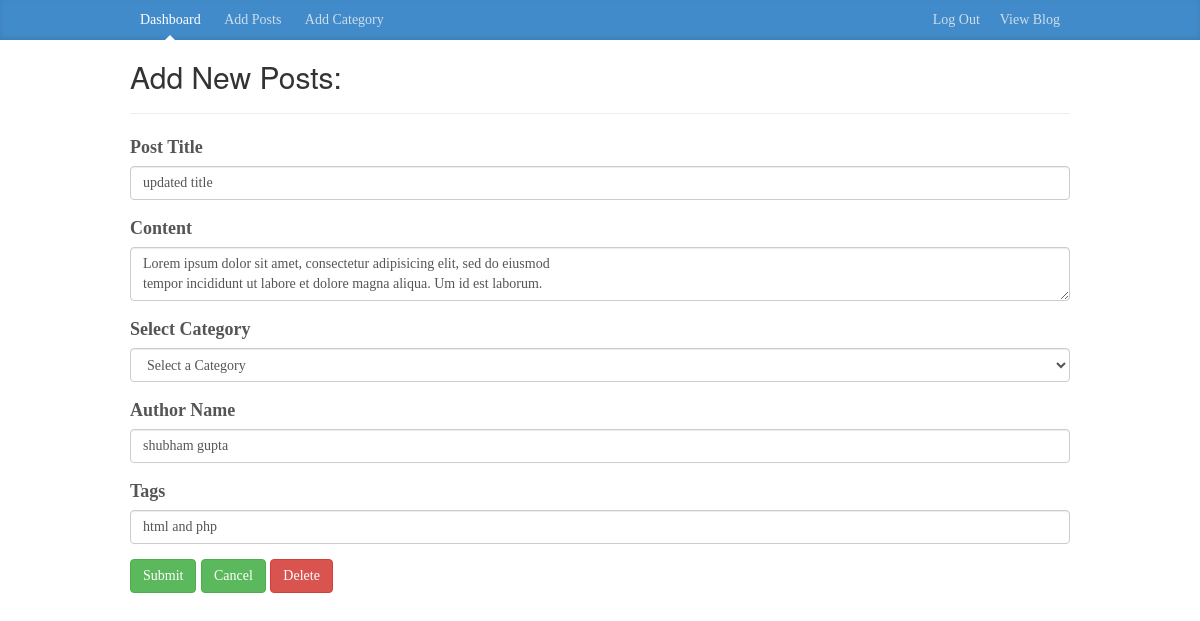
Page /admin/edit_post.php?id=1 on the committed database.
### tables this page shows
CREATE TABLE `post` (
  `id` int(11) NOT NULL,
  `category` int(11) NOT NULL,
  `title` varchar(255) NOT NULL,
  `content` text NOT NULL,
  `author` varchar(255) NOT NULL,
  `tags` text NOT NULL,
  `date` timestamp NOT NULL DEFAULT CURRENT_TIMESTAMP
);

### libs/database.php (called while the page is built, shortened)
<?php
  class Database{
    public $host = DB_HOST;
    public $user = DB_USER;
    public $pass = DB_PASS;
    public $db_name = DB_NAME;
    public $link;
    private function connect(){
      $this->link=new mysqli($this->host,$this->user,$this->pass,$this->db_name);
    }
    public function select($query){
      $result = $this->link->query($query);
      if($result->num_rows>0){
        return $result;
      }else{
        return false;
      }
    }
  }
?>

### admin/edit_post.php (the view, shortened to what this page needs)
<?php
  include '../libs/database.php';
  $db = new Database();
  $pid=$_GET['id'];
  $qu="select * from post where id = '$pid'";
  $post=$db->select($qu);
  $single = $post->fetch_array();
?>
<!DOCTYPE html>
<html lang="en">
  <head>
    <link href="../bootstrap/bootstrap.min.css" rel="stylesheet">
    <link href="../bootstrap/css/ie10-viewport-bug-workaround.css" rel="stylesheet">
    <link href="../bootstrap/css/blog.css" rel="stylesheet">
    <link href="../bootstrap/css/button.css" rel="stylesheet">
  </head>
  <body>
    <div class="blog-masthead">
      <div class="container">
        <nav class="blog-nav">
          <a class="blog-nav-item active" href="index.php">Dashboard</a>
          <a class="blog-nav-item" href="add_post.php">Add Posts</a>
          <a class="blog-nav-item" href="add_category.php">Add Category</a>
          <a class="blog-nav-item pull-right" href="localhost/phpblog">View Blog</a>
          <a class="blog-nav-item pull-right" href="logout.php">Log Out</a>
        </nav>
      </div>
    </div>
    <div class="container">
      <div class="row">
        <div class="col-sm-12 blog-main">
        <h2 style="margin-top:20px;">Add New Posts:</h2><hr>
        <form action="edit_post.php?id=<?php echo $pid;?>" method="post">
            <div class="form-group">
              <label >Post Title</label>
              <input type="text" class="form-control"  name="title"placeholder="Enter title" value="<?php echo $single['title'];?>">
            </div>
            <div class="form-group">
              <label >Content</label>
              <textarea class="form-control text-justify" name="content" ><?php echo $single['content'];?></textarea>
            </div>
            <div class="form-group">
              <label >Select Category</label>
              <select class="form-control" name="cat">
                <option>Select a Category</option>
              </select>
            </div>
            <div class="form-group">
              <label >Author Name</label>
              <input type="text" class="form-control" name="author" placeholder="Enter Author Name" value="<?php echo $single['author'];?>">
            </div>
            <div class="form-group">
              <label >Tags</label>
              <input type="text" class="form-control" name="tags" placeholder="Enter Tags" value="<?php echo $single['tags'];?>">
            </div>
            <button type="submit" name="submit" class="btn btn-success">Submit</button>
            <a href="index.php" class="btn btn-success">Cancel</a>
            <a href="delete_post.php?delete_id=<?php echo $pid;?>" class="btn btn-danger">Delete</a>
        </form>

### rows in the picture
post: title "updated title", content "Lorem ipsum dolor sit amet, consectetur adipisicing elit, sed do eiusmod tempor incididunt ut labore et dolore magna aliqua. Um id est laborum.", author "shubham gupta", tags "html and php"
